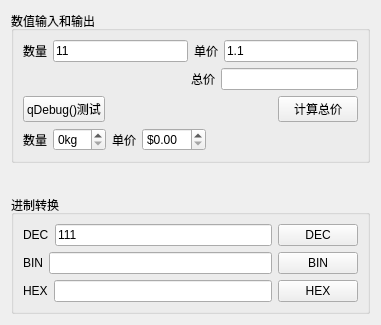
<?xml version="1.0" encoding="UTF-8"?>
<ui version="4.0">
 <class>Widget</class>
 <widget class="QWidget" name="Widget">
  <property name="geometry">
   <rect>
    <x>0</x>
    <y>0</y>
    <width>381</width>
    <height>325</height>
   </rect>
  </property>
  <property name="windowTitle">
   <string>字符串与数值之间的转换</string>
  </property>
  <layout class="QVBoxLayout" name="verticalLayout_5">
   <item>
    <layout class="QVBoxLayout" name="verticalLayout_4">
     <item>
      <widget class="QGroupBox" name="groupBox">
       <property name="title">
        <string>数值输入和输出</string>
       </property>
       <layout class="QVBoxLayout" name="verticalLayout_2">
        <item>
         <layout class="QHBoxLayout" name="horizontalLayout">
          <item>
           <widget class="QLabel" name="label">
            <property name="text">
             <string>数量</string>
            </property>
           </widget>
          </item>
          <item>
           <widget class="QLineEdit" name="Edit_num">
            <property name="text">
             <string>11</string>
            </property>
           </widget>
          </item>
          <item>
           <widget class="QLabel" name="label_2">
            <property name="text">
             <string>单价</string>
            </property>
           </widget>
          </item>
          <item>
           <widget class="QLineEdit" name="Edit_price">
            <property name="text">
             <string>1.1</string>
            </property>
           </widget>
          </item>
         </layout>
        </item>
        <item>
         <layout class="QHBoxLayout" name="horizontalLayout_2">
          <item>
           <spacer name="horizontalSpacer">
            <property name="orientation">
             <enum>Qt::Horizontal</enum>
            </property>
            <property name="sizeHint" stdset="0">
             <size>
              <width>168</width>
              <height>20</height>
             </size>
            </property>
           </spacer>
          </item>
          <item>
           <widget class="QLabel" name="label_3">
            <property name="text">
             <string>总价</string>
            </property>
           </widget>
          </item>
          <item>
           <widget class="QLineEdit" name="Edit_sum"/>
          </item>
         </layout>
        </item>
        <item>
         <layout class="QHBoxLayout" name="horizontalLayout_3">
          <item>
           <widget class="QPushButton" name="Btn_debug">
            <property name="text">
             <string>qDebug()测试</string>
            </property>
           </widget>
          </item>
          <item>
           <spacer name="horizontalSpacer_2">
            <property name="orientation">
             <enum>Qt::Horizontal</enum>
            </property>
            <property name="sizeHint" stdset="0">
             <size>
              <width>68</width>
              <height>20</height>
             </size>
            </property>
           </spacer>
          </item>
          <item>
           <widget class="QPushButton" name="Btn_sum">
            <property name="text">
             <string>计算总价</string>
            </property>
           </widget>
          </item>
         </layout>
        </item>
        <item>
         <layout class="QHBoxLayout" name="horizontalLayout_7">
          <item>
           <widget class="QLabel" name="label_7">
            <property name="text">
             <string>数量</string>
            </property>
           </widget>
          </item>
          <item>
           <widget class="QSpinBox" name="Spx_num">
            <property name="suffix">
             <string>kg</string>
            </property>
           </widget>
          </item>
          <item>
           <widget class="QLabel" name="label_8">
            <property name="text">
             <string>单价</string>
            </property>
           </widget>
          </item>
          <item>
           <widget class="QDoubleSpinBox" name="Spx_double">
            <property name="prefix">
             <string>$</string>
            </property>
            <property name="suffix">
             <string/>
            </property>
            <property name="singleStep">
             <double>0.010000000000000</double>
            </property>
           </widget>
          </item>
          <item>
           <spacer name="horizontalSpacer_3">
            <property name="orientation">
             <enum>Qt::Horizontal</enum>
            </property>
            <property name="sizeHint" stdset="0">
             <size>
              <width>40</width>
              <height>20</height>
             </size>
            </property>
           </spacer>
          </item>
         </layout>
        </item>
       </layout>
      </widget>
     </item>
     <item>
      <spacer name="verticalSpacer">
       <property name="orientation">
        <enum>Qt::Vertical</enum>
       </property>
       <property name="sizeHint" stdset="0">
        <size>
         <width>17</width>
         <height>14</height>
        </size>
       </property>
      </spacer>
     </item>
     <item>
      <widget class="QGroupBox" name="groupBox_2">
       <property name="title">
        <string>进制转换</string>
       </property>
       <layout class="QVBoxLayout" name="verticalLayout_3">
        <item>
         <layout class="QVBoxLayout" name="verticalLayout">
          <item>
           <layout class="QHBoxLayout" name="horizontalLayout_4">
            <item>
             <widget class="QLabel" name="label_4">
              <property name="text">
               <string>DEC</string>
              </property>
             </widget>
            </item>
            <item>
             <widget class="QLineEdit" name="Edit_DEC">
              <property name="text">
               <string>111</string>
              </property>
             </widget>
            </item>
            <item>
             <widget class="QPushButton" name="Btn_DEC">
              <property name="text">
               <string>DEC</string>
              </property>
             </widget>
            </item>
           </layout>
          </item>
          <item>
           <layout class="QHBoxLayout" name="horizontalLayout_5">
            <item>
             <widget class="QLabel" name="label_5">
              <property name="text">
               <string>BIN</string>
              </property>
             </widget>
            </item>
            <item>
             <widget class="QLineEdit" name="Edit_BIN"/>
            </item>
            <item>
             <widget class="QPushButton" name="Btn_BIN">
              <property name="text">
               <string>BIN</string>
              </property>
             </widget>
            </item>
           </layout>
          </item>
          <item>
           <layout class="QHBoxLayout" name="horizontalLayout_6">
            <item>
             <widget class="QLabel" name="label_6">
              <property name="text">
               <string>HEX</string>
              </property>
             </widget>
            </item>
            <item>
             <widget class="QLineEdit" name="Edit_HEX"/>
            </item>
            <item>
             <widget class="QPushButton" name="Btn_HEX">
              <property name="text">
               <string>HEX</string>
              </property>
             </widget>
            </item>
           </layout>
          </item>
         </layout>
        </item>
       </layout>
      </widget>
     </item>
    </layout>
   </item>
  </layout>
 </widget>
 <resources/>
 <connections/>
</ui>
